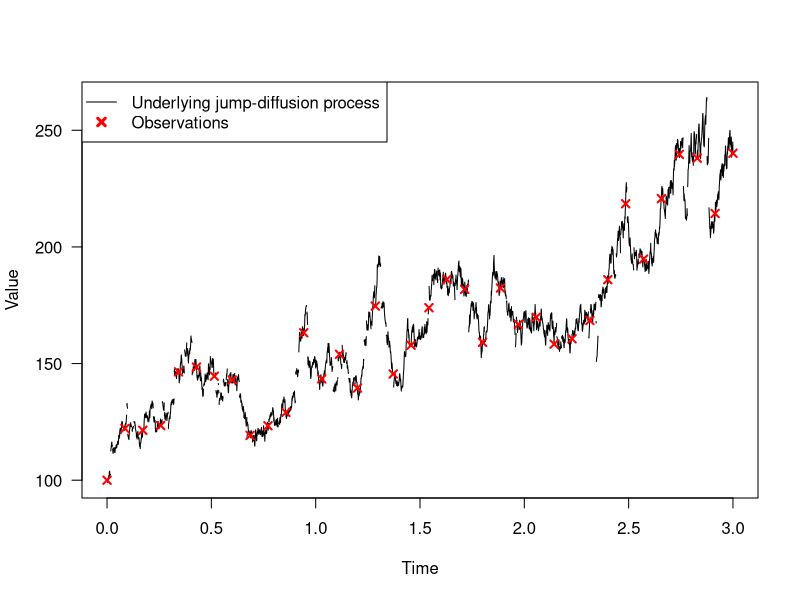

R code for this plot:
#Exact simulation for an MJD process
#Author: Berent Å. S. Lunde

mjd_process<-function(N,T,r,sigma,lambda,mu,nu,x0,seed){
    set.seed(seed)
    time <- seq(0,T,length.out=N)
    lX<-c(log(x0))
    dt <- T/N
    k <- exp(mu+0.5*nu^2) - 1
    W<-rnorm((N-1),0,sqrt(dt))
    jtimes<-c(0)
    
    for(i in 2:N){
        N <- rpois(1,dt*lambda)
        if(N != 0){ jtimes[length(jtimes)+1] <- i  }
        jump <- sum(rnorm(N,mu,nu))
        lX[i] = lX[i-1] + (r-0.5*sigma^2-lambda*k)*dt +
            sigma*W[i-1] +  jump
    }
    
    res <- list()
    res$x <- exp(lX)
    res$time <- time
    res$jtimes <- jtimes
    return(res)
#    return(exp(lX))
}

test <- mjd_process(3*1000,3,0.4,0.3,30,-0.01,0.05,100,1)
attach(test)

plot(time[1:(jtimes[2]-1)],x[1:(jtimes[2]-1)],xlim=range(time),ylim=range(x),
     type="l", las=1, lwd=1,lty=1,
     xlab="Time",ylab="Value")
for(i in 2:(length(jtimes)-1)){
    lines(time[jtimes[i]:(jtimes[i+1]-1)], x[jtimes[i]:(jtimes[i+1]-1)] ,lwd=1)
}
lines(time[jtimes[length(jtimes)]:length(time)],x[jtimes[length(jtimes)]:length(time)],lwd=1)

obs <- x[seq(1,length(x),length.out=36)]
obstime <- seq(0,3,length.out=36)
points(obstime,obs,pch=4,col="red",lwd=2)
legend("topleft",c("Underlying jump-diffusion process","Observations"),
       col=c("black","red"),lwd=c(1,3),pch=c(NA,4),lty=c(1,NA))

#plot(log(test),type="l")
#c(0.4,0.3,30,-0.01,0.05)